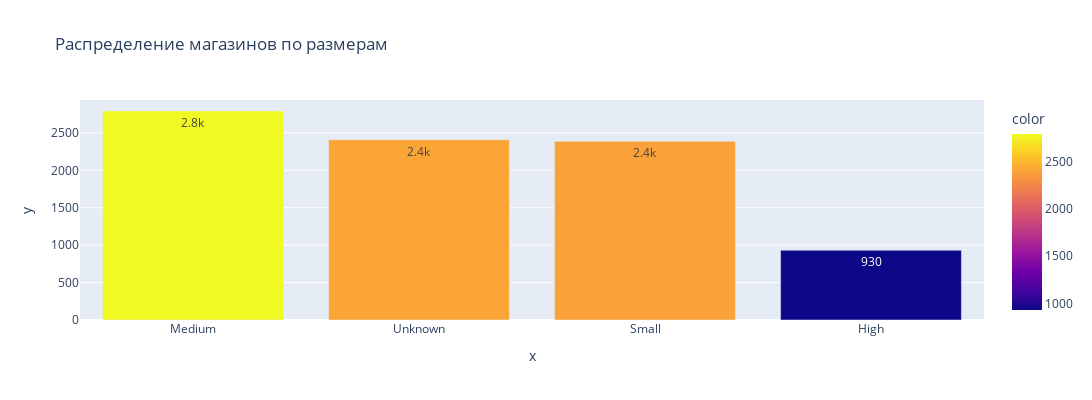

Notebook code for this chart:
### Code cell
fig = px.bar(
    dataset_train.Outlet_Size.value_counts(),
    x=dataset_train.Outlet_Size.value_counts().index,
    y=dataset_train.Outlet_Size.value_counts(),
    text_auto=".2s",
    color=dataset_train.Outlet_Size.value_counts(),
    title="Распределение магазинов по размерам",
    height=400,
    width=1200,
)
fig.show()

### Figure 1 — Plotly figure (JSON) as saved in the notebook; plotly's stock layout.template omitted (floating-point values rounded to 4 significant figures)
{"data": [{"alignmentgroup": "True", "hovertemplate": "x=%{x}<br>y=%{y}<br>color=%{marker.color}<extra></extra>", "legendgroup": "", "marker": {"color": [2793, 2410, 2388, 932], "coloraxis": "coloraxis", "pattern": {"shape": ""}}, "name": "", "offsetgroup": "", "orientation": "v", "showlegend": false, "textposition": "auto", "texttemplate": "%{y:.2s}", "type": "bar", "x": ["Medium", "Unknown", "Small", "High"], "xaxis": "x", "y": [2793, 2410, 2388, 932], "yaxis": "y"}], "layout": {"barmode": "relative", "coloraxis": {"colorbar": {"title": {"text": "color"}}, "colorscale": [[0, "#0d0887"], [0.1111, "#46039f"], [0.2222, "#7201a8"], [0.3333, "#9c179e"], [0.4444, "#bd3786"], [0.5556, "#d8576b"], [0.6667, "#ed7953"], [0.7778, "#fb9f3a"], [0.8889, "#fdca26"], [1, "#f0f921"]]}, "height": 400, "legend": {"tracegroupgap": 0}, "title": {"text": "Распределение магазинов по размерам"}, "width": 1200, "xaxis": {"anchor": "y", "domain": [0, 1], "title": {"text": "x"}}, "yaxis": {"anchor": "x", "domain": [0, 1], "title": {"text": "y"}}}}
